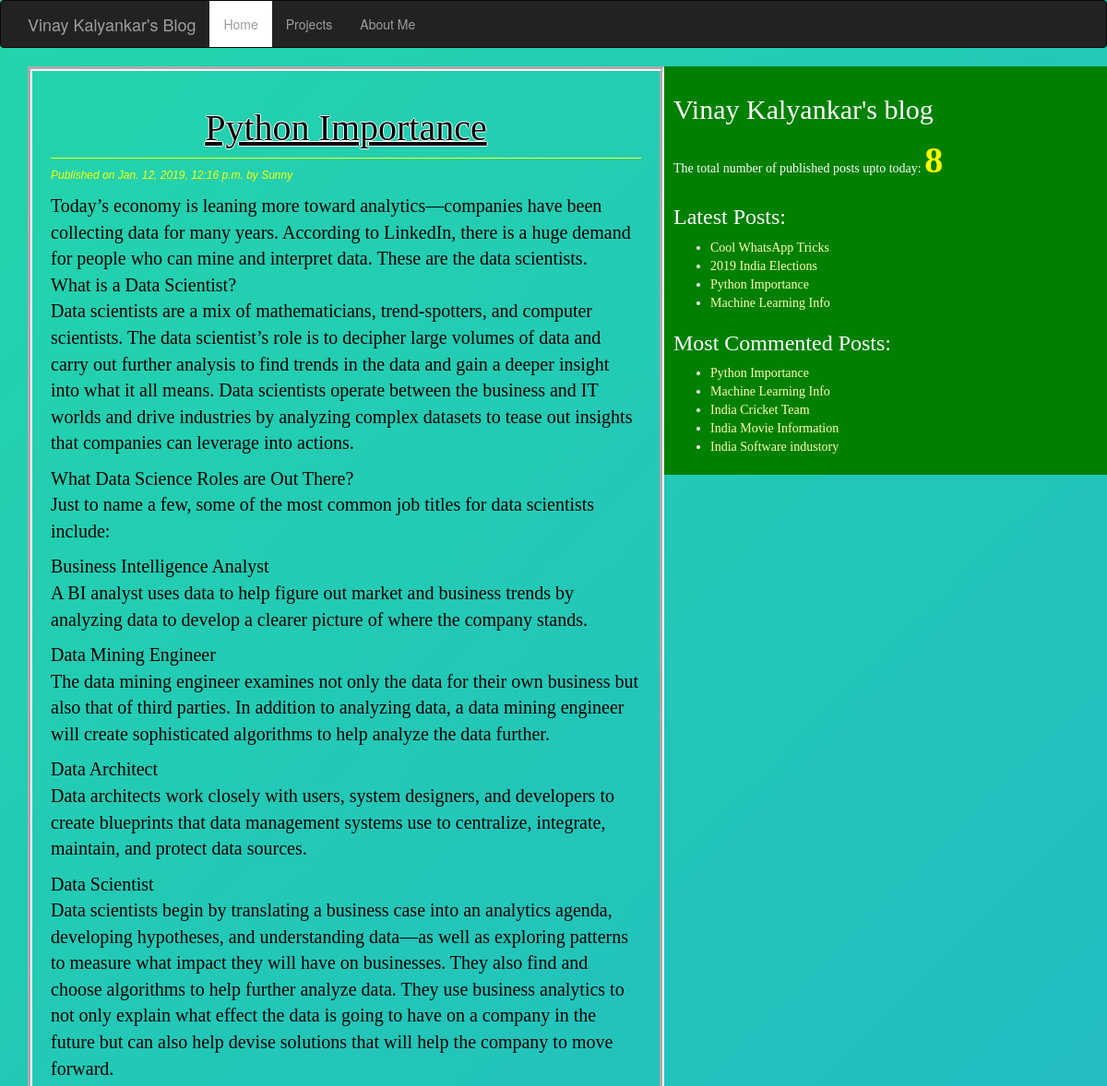
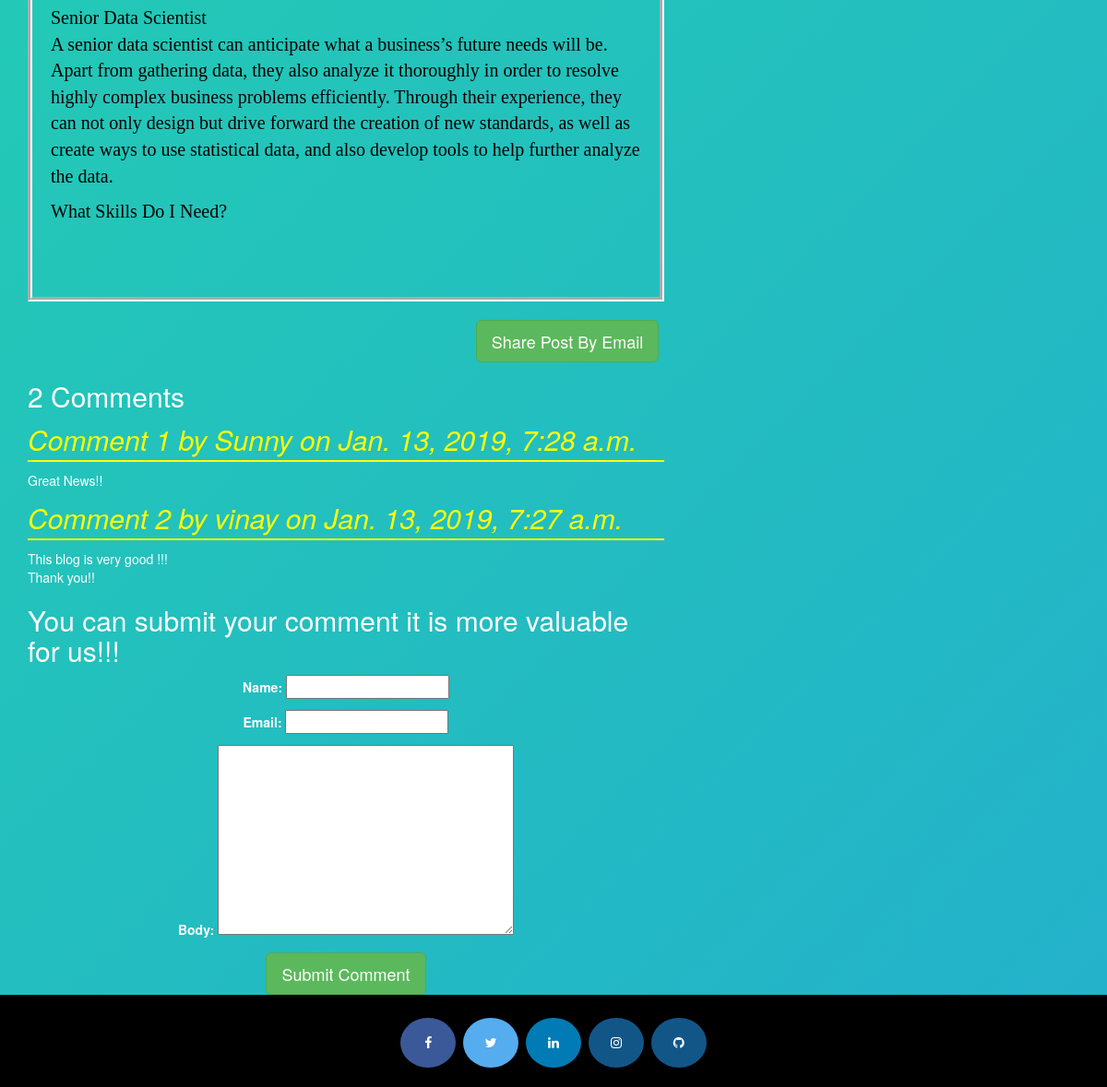
Screenshot of /2019/01/12/python-importance/ with the database file from the repository (2 pictures, top to bottom).
### blog/models.py (models this page shows, shortened)
class Post(models.Model):
    STATUS_CHOICES=(('draft','Draft'),('published','Published'))
    title=models.CharField(max_length=256)
    slug=models.SlugField(max_length=264,unique_for_date='publish')
    author=models.ForeignKey(User,related_name='blog_posts',on_delete=models.DO_NOTHING)
    body=RichTextField(blank=True, null=True)
    publish=models.DateTimeField(default=timezone.now)
    created=models.DateTimeField(auto_now_add=True)
    updated=models.DateTimeField(auto_now=True)
    status=models.CharField(max_length=10,choices=STATUS_CHOICES,default='draft')
    objects=CustomManager()
    tags=TaggableManager()
    class Meta:
        ordering=('-publish',)
    def get_absolute_url(self):
        return  reverse('post_detail',args=[self.publish.year,self.publish.strftime('%m'),self.publish.strftime('%d'),self.slug])

class Comment(models.Model):
    post=models.ForeignKey(Post,related_name='comments',on_delete=models.DO_NOTHING)
    name=models.CharField(max_length=32)
    email=models.EmailField()
    body=models.TextField()
    created=models.DateTimeField(auto_now_add=True)
    updated=models.DateTimeField(auto_now=True)
    active=models.BooleanField(default=True)
    class Meta:
        ordering=('-created',)

### blog/views.py (the view)
# urls.py: url(r'^(?P<year>\d{4})/(?P<month>\d{2})/(?P<day>\d{2})/(?P<post>[-\w]+)/$',views.post_detail_view,name='post_detail'),
def post_detail_view(request,year,month,day,post):
     post=get_object_or_404(Post,slug=post,status='published',publish__year=year,publish__month=month,publish__day=day)
     comments=post.comments.filter(active=True)
     csubmit=False
     if request.method=='POST':
         form=CommentForm(request.POST)
         if form.is_valid():
             new_comment=form.save(commit=False)
             new_comment.post=post
             new_comment.save()
             csubmit=True
     else:
        form=CommentForm()
     return render(request,'blog/post_detail.html',{'post':post,'form':form,'csubmit':csubmit,'comments':comments})

### blog/forms.py
class CommentForm(forms.ModelForm):
    class Meta:
        model=Comment
        fields=('name','email','body')

### blog/models.py (called while the page is built)
    def get_queryset(self):
        return super().get_queryset().filter(status='published')

### blog/templatetags/blog_tags.py (called while the page is built)
@register.simple_tag(name="my_tag")
def total_posts():
    return Post.objects.count()

@register.inclusion_tag('blog/latest_posts123.html')
def show_latest_posts(count=3):
    latest_posts=Post.objects.order_by('-publish')[:count]
    return {'latest_posts':latest_posts}

@register.simple_tag
def get_most_commented_posts(count=5):
    return Post.objects.annotate(total_comments=Count('comments')).order_by('-total_comments')[:count]

### templates/blog/post_detail.html (shortened to what this page needs)
{%extends 'blog/base.html' %}
   {%block content %}
   <div class="posts">
     <h1 class="title" >{{post.title}}</h1>
     <p id="date">Published on {{post.publish}} by {{post.author|title}}</p>
     <h7 class="paragraph">{{post.body|safe| linebreaks}}</h7><br><br>
   </div>
<br>
     <div class="container" align='center'>
       <a href="/{{post.id}}/share" class="btn btn-lg btn-success" target="_blank">Share Post By Email</a>
     </div>
     {% with comments.count as comments_count%}
       <h2>{{comments_count}} Comment{{comments_count|pluralize}}</h2>
     {%endwith%}
    {% if comments%}
      {%for comment in comments%}
        <p id='ch'>Comment {{forloop.counter}} by {{comment.name}}  on {{comment.created}}</p>
        <div class="cb">
          {{comment.body|safe|linebreaks}}
        </div>
        {%endfor%}
        {%else%}
        <p>There are no Comments Yet!!! </p>
    {%endif%}
    {% if csubmit %}
      <h2>Your Comment Added Successfully</h2>
    {%else%}
    <h2>You can submit your comment it is more valuable for us!!! </h2>
      <form method="post" align='center'>
        {{form.as_p}}
        <input type="submit" class="btn btn-success btn-lg" value="Submit Comment">
      </form>
      {%endif%}
   {%endblock%}

### templates/blog/base.html (shortened to what this page needs)
<!DOCTYPE html>
{%load blog_tags%}
{%load staticfiles%}
<html lang="en" dir="ltr">
  <head>
    <link rel="stylesheet" href="https://maxcdn.bootstrapcdn.com/bootstrap/3.3.7/css/bootstrap.min.css">
    <link rel="stylesheet" href="{% static "css/blog.css" %}">
    <link rel="stylesheet" href="https://cdnjs.cloudflare.com/ajax/libs/font-awesome/4.7.0/css/font-awesome.min.css">
  </head>
    <body>
      <nav class="navbar navbar-default navbar-inverse">
        <div class="container">
          <div class="navbar-header">
            <a class="navbar-brand" href="/">Vinay Kalyankar's Blog</a>
          </div>
          <ul class="nav navbar-nav">
            <li> <a href="/" class="current">Home</a> </li>
            <li> <a href="/Projects" >Projects</a> </li>
            <li> <a href="/AboutMe">About Me</a> </li>
          </ul>
        </div>
      </nav>
      <section>
        <div class="content" >
              {%block content%}{%endblock%}
        </div>
  <div class="sidebar">
    <h2>Vinay Kalyankar's blog</h2>
    <p>The total number of published posts upto today: <span id='pcount'>{%my_tag%}</span>  </p>
    <h3>Latest Posts: </h3>{%show_latest_posts 4%}
    <h3>Most Commented Posts: </h3>
    {%get_most_commented_posts as most_commented_posts%}
    <ul>
      {%for post in most_commented_posts%}
        <li><a href="{{post.get_absolute_url}}">{{post.title}}</a></li>
      {%endfor%}
    </ul>
  </div>
  <br />
</section>
  <footer id="footer" align="center">
    <a href="https://www.facebook.com/kalyankarvinay" class="fa fa-facebook" target="_blank"></a>
    <a href="https://twitter.com/kalyankar_vinay" class="fa fa-twitter" target="_blank"></a>
    <a href="#" class="fa fa-linkedin" target="_blank"></a>
    <a href="https://www.instagram.com/kalyankarvinay" class="fa fa-instagram"></a>
    <a href="https://github.com/Vinaykalyankar" class="fa fa-github" target="_blank"></a>
  </footer>
    </body>
  </html>

### templates/blog/latest_posts123.html
<ul>
  {%for post in latest_posts %}
  <li><a href="{{post.get_absolute_url}}">{{post.title}}</a></li>
  {%endfor%}
</ul>

### static/css/blog.css (style rules this page uses)
.content { width: 60%; float: left; padding: 0 0 0 30px; }
.posts { border: 5px white solid; border-style: groove; display: block; padding: 20px; }
.sidebar { font-family: 'Baloo Thambi', cursive; width: 40%; float: right; padding: 10px; background: green; }
h1 { text-align: center; border-bottom: 1px solid yellow; padding-bottom: 10px; }
body { width: 100wh; height: 90vh; color: #fff; background: linear-gradient(-45deg, #EE7752, #E73C7E, #23A6D5, #23D5AB); background-size: 400% 400%; -webkit-animation: Gradient 5s ease infinite; -moz-animation: Gradient 5s ease infinite; animation: Gradient 5s ease infinite; }
#date { font-family: 'Karla', sans-serif; color: yellow; font-size: 12px; font-style: italic; }
a { color: #ffffb3; }
#ch { color: yellow; font-size: 30px; font-style: italic; border-bottom: 2px solid yellow; }
#pcount { font-size: 40px; color: yellow; font-weight: bold; }
.title { color: black; font-size: 40px; text-decoration: underline; font-family: 'ZCOOL KuaiLe', cursive; color: black; text-shadow: -1px 0 white, 0 1px white, 1px 0 white, 0 -1px white; }
input[type=text] { background-color: #fffff; color: black; }
input[type=email] { background-color: #fffff; color: black; }
textarea { background-color: #fffff; color: black; }
.paragraph { font-family: 'Pacifico', cursive; font-size: 20px; color: black; }
.nav .current { background: #ffffff; }
section { min-height: 90vh; }
#footer { padding: 20px; background-color: black; position: relative; height: 100px; clear: both; display: block; }
.fa { padding: 20px; font-size: 30px; width: 60px; text-align: center; text-decoration: none; margin: 5px 2px; border-radius: 50%; }
.fa-facebook { background: #3B5998; color: white; }
.fa-twitter { background: #55ACEE; color: white; }
.fa-linkedin { background: #007bb5; color: white; }
.fa-instagram { background: #125688; color: white; }
.fa-github { background: #125688; color: white; }

### rows the page displays
Post: title "Python Importance", publish "Jan. 12, 2019, 12:16 p.m.", author "Sunny", body "Today’s economy is leaning more toward analytics—companies have been collecting data for many years. According to LinkedIn, there is a huge demand for people who can mine and interpret data. These are the data scientists. What is a Data Scientist? Data scientists are a mix of mathematicians, trend-spotters, and computer scientists. The data scientist’s role is to decipher large volumes of data and carry out further analysis to find trends in the data and gain a deeper insight into what it all means. Data scientists operate between the business and IT worlds and drive industries by analyzing complex datasets to tease out insights that companies can leverage into actions. What Data Science…"
Comment: name "Sunny", created "Jan. 13, 2019, 7:28 a.m.", body "Great News!!"
Comment: name "vinay", created "Jan. 13, 2019, 7:27 a.m.", body "This blog is very good !!! Thank you!!"
Post: title "Cool WhatsApp Tricks"
Post: title "2019 India Elections"
Post: title "Machine Learning Info"
Post: title "India Cricket Team"
Post: title "India Movie Information"
Post: title "India Software industory"

### other values shown
{{ comments_count }} "2"
